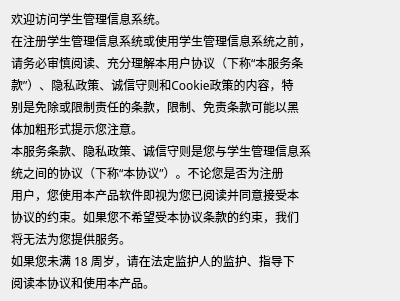
<?xml version="1.0" encoding="UTF-8"?>
<ui version="4.0">
 <class>Service</class>
 <widget class="QWidget" name="Service">
  <property name="geometry">
   <rect>
    <x>0</x>
    <y>0</y>
    <width>400</width>
    <height>301</height>
   </rect>
  </property>
  <property name="sizePolicy">
   <sizepolicy hsizetype="Fixed" vsizetype="Fixed">
    <horstretch>0</horstretch>
    <verstretch>0</verstretch>
   </sizepolicy>
  </property>
  <property name="minimumSize">
   <size>
    <width>400</width>
    <height>301</height>
   </size>
  </property>
  <property name="maximumSize">
   <size>
    <width>400</width>
    <height>301</height>
   </size>
  </property>
  <property name="windowTitle">
   <string>服务协议和隐私政策</string>
  </property>
  <property name="windowIcon">
   <iconset resource="res.qrc">
    <normaloff>:/my_app_ico.ico</normaloff>:/my_app_ico.ico</iconset>
  </property>
  <layout class="QVBoxLayout" name="verticalLayout">
   <item>
    <widget class="QLabel" name="label">
     <property name="font">
      <font>
       <family>华文细黑</family>
      </font>
     </property>
     <property name="text">
      <string>欢迎访问学生管理信息系统。</string>
     </property>
    </widget>
   </item>
   <item>
    <widget class="QLabel" name="label_2">
     <property name="font">
      <font>
       <family>华文细黑</family>
      </font>
     </property>
     <property name="text">
      <string>在注册学生管理信息系统或使用学生管理信息系统之前，</string>
     </property>
    </widget>
   </item>
   <item>
    <widget class="QLabel" name="label_3">
     <property name="font">
      <font>
       <family>华文细黑</family>
      </font>
     </property>
     <property name="text">
      <string>请务必审慎阅读、充分理解本用户协议（下称“本服务条</string>
     </property>
    </widget>
   </item>
   <item>
    <widget class="QLabel" name="label_4">
     <property name="font">
      <font>
       <family>华文细黑</family>
      </font>
     </property>
     <property name="text">
      <string>款”）、隐私政策、诚信守则和Cookie政策的内容，特</string>
     </property>
    </widget>
   </item>
   <item>
    <widget class="QLabel" name="label_5">
     <property name="font">
      <font>
       <family>华文细黑</family>
      </font>
     </property>
     <property name="text">
      <string>别是免除或限制责任的条款，限制、免责条款可能以黑</string>
     </property>
    </widget>
   </item>
   <item>
    <widget class="QLabel" name="label_6">
     <property name="font">
      <font>
       <family>华文细黑</family>
      </font>
     </property>
     <property name="text">
      <string>体加粗形式提示您注意。</string>
     </property>
    </widget>
   </item>
   <item>
    <widget class="QLabel" name="label_7">
     <property name="font">
      <font>
       <family>华文细黑</family>
      </font>
     </property>
     <property name="text">
      <string>本服务条款、隐私政策、诚信守则是您与学生管理信息系</string>
     </property>
    </widget>
   </item>
   <item>
    <widget class="QLabel" name="label_8">
     <property name="font">
      <font>
       <family>华文细黑</family>
      </font>
     </property>
     <property name="text">
      <string>统之间的协议（下称“本协议”）。不论您是否为注册</string>
     </property>
    </widget>
   </item>
   <item>
    <widget class="QLabel" name="label_9">
     <property name="font">
      <font>
       <family>华文细黑</family>
      </font>
     </property>
     <property name="text">
      <string>用户，您使用本产品软件即视为您已阅读并同意接受本</string>
     </property>
    </widget>
   </item>
   <item>
    <widget class="QLabel" name="label_10">
     <property name="font">
      <font>
       <family>华文细黑</family>
      </font>
     </property>
     <property name="text">
      <string>协议的约束。如果您不希望受本协议条款的约束，我们</string>
     </property>
    </widget>
   </item>
   <item>
    <widget class="QLabel" name="label_11">
     <property name="font">
      <font>
       <family>华文细黑</family>
      </font>
     </property>
     <property name="text">
      <string>将无法为您提供服务。</string>
     </property>
    </widget>
   </item>
   <item>
    <widget class="QLabel" name="label_12">
     <property name="font">
      <font>
       <family>华文细黑</family>
      </font>
     </property>
     <property name="text">
      <string>如果您未满 18 周岁，请在法定监护人的监护、指导下</string>
     </property>
    </widget>
   </item>
   <item>
    <widget class="QLabel" name="label_13">
     <property name="font">
      <font>
       <family>华文细黑</family>
      </font>
     </property>
     <property name="text">
      <string>阅读本协议和使用本产品。</string>
     </property>
    </widget>
   </item>
  </layout>
 </widget>
 <resources>
  <include location="res.qrc"/>
 </resources>
 <connections/>
</ui>
